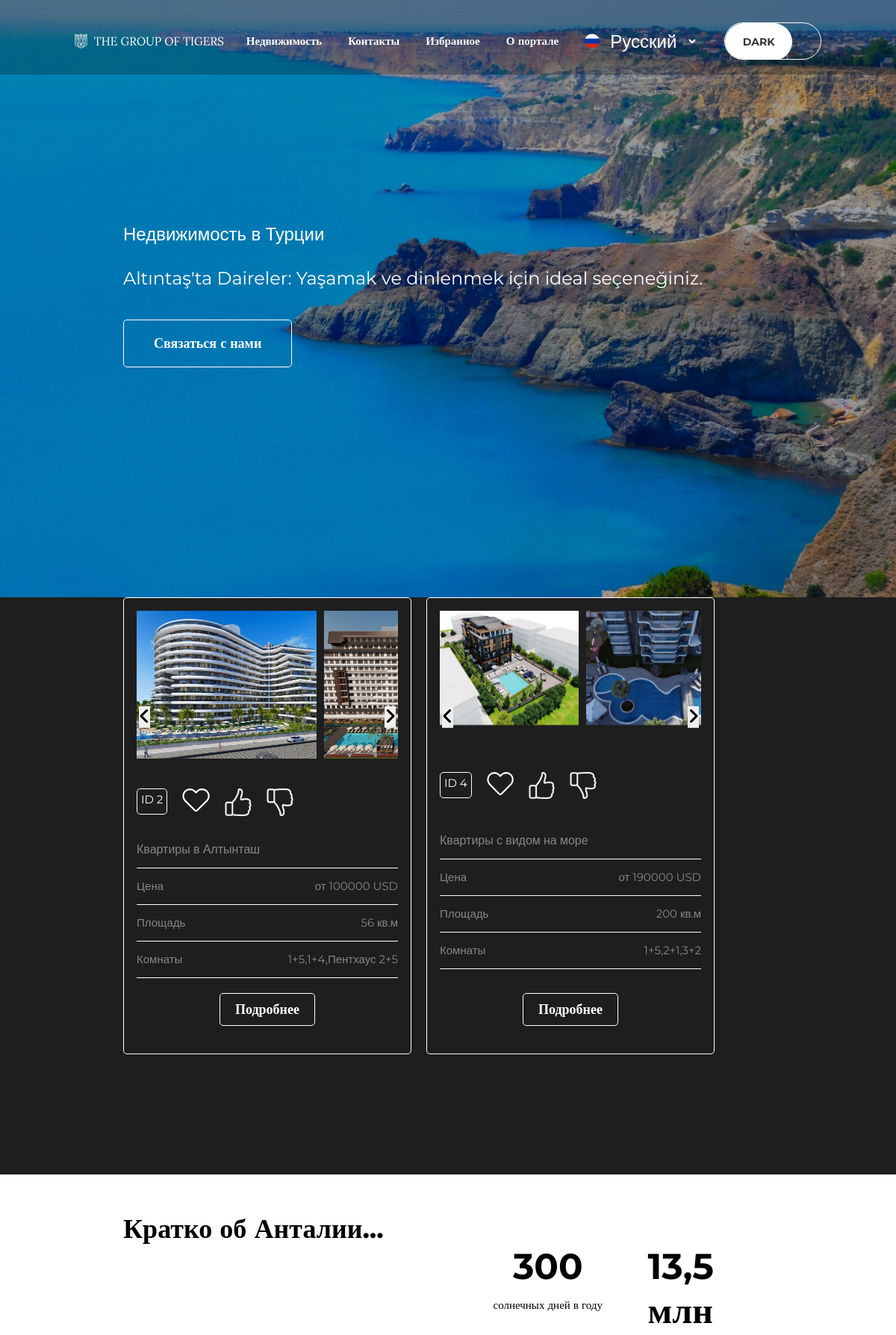
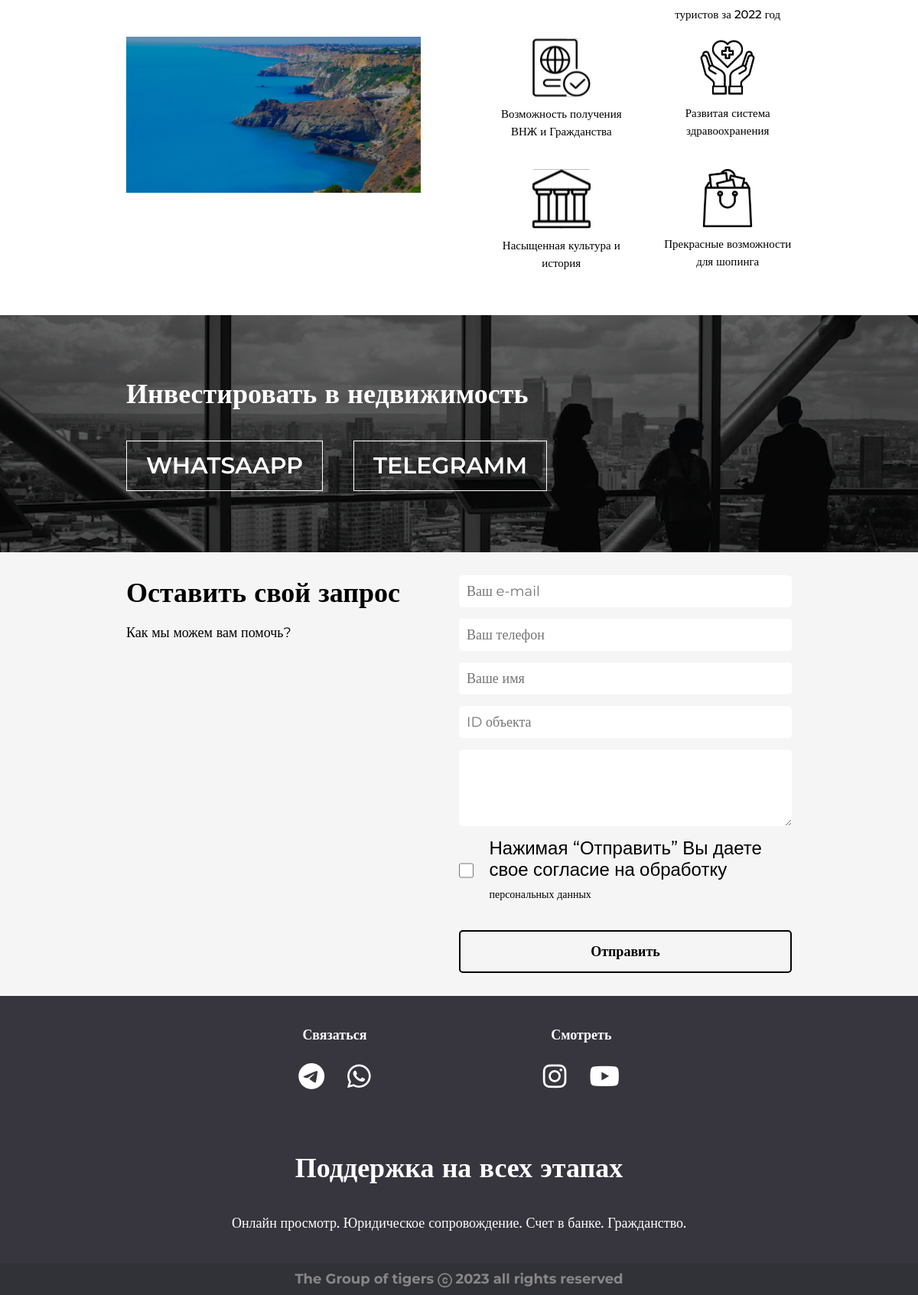
The page /ru/ilan/hot/ on the database its author committed (2 pictures, top to bottom).
### config_site/models.py (models this page shows, shortened)
class Title(models.Model):
    name = models.CharField(
        max_length=255,
        verbose_name="Заголовок",
        help_text="Заголовок страницы",
        unique=True
    )  # заголовок страницы
    def __str__(self):
        return self.name
    class Meta:
        verbose_name = 'Заголовок'
        verbose_name_plural = 'Заголовки'
        db_table = 'title'

class SubTitle(models.Model):
    name = models.CharField(
        max_length=255,
        verbose_name="Заголовок",
        help_text="Заголовок страницы",
        unique=True
    )  # заголовок страницы
    def __str__(self):
        return self.name
    class Meta:
        verbose_name = 'Подзаголовок'
        verbose_name_plural = 'Подзаголовки'
        db_table = 'subtitle'

### ilan/models.py (models this page shows, shortened)
class Image(models.Model):
    image = models.ImageField(
        verbose_name='Изображение',
        help_text='Разрешение изображения должно быть 1920x1080 и выше',
    )
    product = models.ForeignKey(
        Product,
        on_delete=models.PROTECT,
        related_name='images'
    )
    class Meta:
        verbose_name = 'Изображение'
        verbose_name_plural = 'Изображения'

class Product(models.Model):
    title = models.CharField(
        verbose_name="Название (Квартиры с концепцией отеля)",
        max_length=250,
        help_text="Максимум 250 символов",
        unique=True
    )
    description = models.TextField(
        verbose_name="Описание объявления"
    )
    price = models.IntegerField(
        verbose_name="Цена",
        help_text='Максимум 20 символов'
    )
    category = models.ForeignKey(
        Category,
        on_delete=models.PROTECT,
        verbose_name="Категория",
        help_text="Например (Дом).",
    )
    square = models.PositiveSmallIntegerField(
        verbose_name="Площадь",
    )
    rooms = models.ManyToManyField(
        Rooms,
        verbose_name="Комнаты",
    )
    area = models.ForeignKey(
        Area,
        on_delete=models.PROTECT,
        verbose_name="Район (Местонахождения)"
    )
    view = models.ManyToManyField(
        Ip,  # Ip адрес
        verbose_name='View',  # Просмотр
        related_name='view_products',  # related_name='view_products'
        help_text='view count',  # Просмотры
        blank=True,
        null=True,
    )  # View
    created = models.DateTimeField(
        auto_now_add=True,
        verbose_name='Дата создания',
    )  # Дата создания
    updated = models.DateTimeField(
        auto_now=True,
        verbose_name='Дата обновления',
    )  # Дата обновления
    is_active = models.BooleanField(
        default=True,
        verbose_name='Активный',
        help_text='Активный или Скрытый',
    )  # Активный
    slug = models.SlugField(
        max_length=100,  # Максимальная длина 100 символов
        verbose_name='URL',  # URL
        help_text='Max 100 symbols, unique e.g. "alanya-villa-270"',  # URL
        unique=True,
    )  # URL продукта
    top_offer = models.BooleanField(
        help_text="Да/Нет (по умолчанию НЕТ)",
        verbose_name="Топ предложений",
        default=False,
    )
    new_offer = models.BooleanField(
        help_text="Да/Нет (по умолчанию НЕТ)",
        verbose_name="Новые предложения",
        default=False,
    )
    hot_deal = models.BooleanField(
        help_text="Да/Нет (по умолчанию НЕТ)",
        verbose_name="Горячие предложения",
        default=False,
    )
    class Meta:
        verbose_name = 'Объявления'
        verbose_name_plural = 'Объявлении'

### home/models.py (models this page shows)
class Rooms(models.Model):
    title = models.CharField(
        verbose_name="Комнаты в квартире (1+1)",
        max_length=50,
        unique=True,
        help_text="Максимум 50 символов"
    )
    def __str__(self):
        return self.title
    class Meta:
        verbose_name = "Комната"
        verbose_name_plural = "Комнаты"
        db_table = "rooms"

### ilan/views.py (the view)
# urls.py: path('hot/', HotProductListView.as_view(), name="hot_products"),
class HotProductListView(ListView):
    model = Product
    context_object_name = "products"
    template_name = "ilan/index.html"
    def get_context_data(self, *, object_list=None, **kwargs):
        context = super().get_context_data(**kwargs)
        context["products"] = Product.objects.filter(hot_deal=True)
        return context

### templates/ilan/index.html (shortened to what this page needs)
{% extends 'base.html' %}
{% load static %}
{% load i18n %}
{% block content %}
    <div class="sale" id="sale">
        <div class="container">
            <div class="product-grid">
                {% for product in products %}
                    <div class="product-card">
                        <div class="slider owl-carousel" id="slider{{ product.id }}">
                            {% if product.images.all %}
                                {% for image in product.images.all %}
                                    <div>
                                        <img src="{{ image.image.url }}" alt="Product 1" class="image" width="350"
                                             height="290">
                                    </div>
                                {% endfor %}
                            {% endif %}
                        </div>
                        <div class="carousel-nav">
                            <button class="carousel-prev" data-slider="slider{{ product.id }}"><i
                                    class="fa fa-angle-left"></i>
                            </button>
                            <button class="carousel-next" data-slider="slider{{ product.id }}"><i
                                    class="fa fa-angle-right"></i>
                            </button>
                        </div>
                        <ul class="action_product">
                            <li class="id_product">
                                <span>ID&nbsp</span><br>
                                <span>{{ product.id }}</span>
                            </li>
                            <li>
                                <img src="{% static 'img/favorit.svg' %}" onclick="addFavorite({{ product.id }})"
                                     alt="love">
                            </li>
                            <li>
                                <img src="{% static 'img/like.svg' %}" onclick="addLike({{ product.id }})" alt="like">
                            </li>
                            <li>
                                <img src="{% static 'img/dislike.svg' %}" onclick="addDislike({{ product.id }})"
                                     alt="dislike">
                            </li>
                        </ul>
                        <div class="description_product">
                            <div class="description_list">
                                <div class="item-list">
                                    <div class="title-list">{{ product.title }}</div>
                                </div>
                                <div class="item-list">
                                    <div class="price-item">
                                        <ul>
                                            <li>
                                                {% trans 'Цена' %}
                                            </li>
                                            <li>{% trans 'от' %} {{ product.price }} USD</li>
                                        </ul>
                                    </div>
                                </div>
                                <div class="item-list">
                                    <div class="square-item">
                                        <ul>
                                            <li>{% trans 'Площадь' %}</li>
                                            <li>{{ product.square }} {% trans 'кв.м' %}</li>
                                        </ul>
                                    </div>
                                </div>
                                <div class="item-list">
                                    <div class="rooms-list">
                                        <ul>
                                            <li>{% trans 'Комнаты' %}</li>
                                            <li>
                                                <ul>
                                                    {% for room in product.rooms.all %}
                                                        <li>{{ room }}{% if not forloop.last %}, {% endif %}</li>
                                                    {% endfor %}
                                                </ul>
                                            </li>
                                        </ul>
                                    </div>
                                </div>
                            </div>
                        </div>
                        <a href="#" class="btn-more">{% trans 'Подробнее' %}</a>
                    </div>
                {% endfor %}
            </div>
        </div>
    </div>
    <section class="sec2">
        <div class="container">
            <h2 class="aboutSec2">Кратко об Анталии... </h2>
            <div class="sec2Main">
                <div class="sec2Left">
                    <img src="{% static 'img/main.jpg' %}" alt="" class="sec2Content">
                </div>
                <div class="sec2Right">
                    <div class="sec2RightBlock"><h1 class="mainSec2Text">300</h1><h4 class="sec2SomeText">солнечных дней
                        в году</h4></div>
                    <div class="sec2RightBlock"><h1 class="mainSec2Text">13,5 млн</h1><h4 class="sec2SomeText">туристов
                        за 2022 год</h4></div>
                    <div class="sec2RightBlock"><img src="{% static 'img/passport.svg' %}" alt=""
                                                     class="sec2RightBlockPicture"><h4 class="sec2SomeText">Возможность
                        получения ВНЖ и Гражданства</h4></div>
                    <div class="sec2RightBlock"><img src="{% static 'img/health.svg' %}" alt=""
                                                     class="sec2RightBlockPicture"><h4 class="sec2SomeText">Развитая
                        система здравоохранения</h4></div>
                    <div class="sec2RightBlock"><img src="{% static 'img/build.svg' %}" alt=""
                                                     class="sec2RightBlockPicture"><h4 class="sec2SomeText">Насыщенная
                        культура и история</h4></div>
                    <div class="sec2RightBlock"><img src="{% static 'img/shoping.svg' %}" alt=""
                                                     class="sec2RightBlockPicture"><h4 class="sec2SomeText">Прекрасные
                        возможности для шопинга</h4></div>
                </div>
            </div>
        </div>
    </section>
    <section class="sec4">
        <div class="container">
            <h2 class="mainSec4Text">Инвестировать в недвижимость</h2>
            <div class="sec4Buttons">
                <button class="contactButton">WHATSAAPP</button>
                <button class="contactButton">TELEGRAMM</button>
            </div>
        </div>
    </section>
    <section class="sec5">
        <div class="container">
            <div class="sec5main">
                <div class="sec5Left">
                    <div class="sec5MainText">
                        <h1 class="acquire">Оставить свой запрос</h1>
                        <h4 class="otherText">Как мы можем вам помочь?</h4>
                    </div>
                </div>
                <div class="sec5Right">
                    <input type="text" placeholder="Ваш e-mail" name="customer_email" required class="emailInp sec5Inp">
                    <input type="text" placeholder="Ваш телефон" required class="phoneInp sec5Inp">
                    <input type="text" placeholder="Ваше имя" required class="nameInp sec5Inp">
                    <input type="text" placeholder="ID объекта" required class="IDInp sec5Inp">
                    <textarea class="sec5Textarea"></textarea>
                    <div class="agreeingBlock">
                        <input type="checkbox" class="agree">
                        <h4 class="checkText">Нажимая “Отправить” Вы даете свое согласие на обработку
                            <a href="#" class="sec5Link">персональных данных</a></h4>
                    </div>
                    <button class="send">Отправить</button>
                </div>
            </div>
        </div>
    </section>
{% endblock %}

### templates/include/header.html (shortened to what this page needs)
{% load i18n %}
{% load static %}
<header>
    <div class="headerTop">
        <div class="headerTopElements">
            <div class="navLeft">
                <img src="{% static 'img/svg/logo__.svg' %}" alt="" class="logo">
            </div>
            <div class="navRight">
                <ul class="pages">
                    <li class="options"><a href="{% url 'home' %}">{% trans "Недвижимость" %}</a></li>
                    <li class="options"><a href="#">{% trans "Контакты" %}</a></li>
                    <li class="options"><a href="{% url 'favorite' %}">{% trans "Избранное" %}</a></li>
                    <li class="options"><a href="{% url 'about' %}">{% trans "О портале" %}</a></li>
                    <li class="options langOptions">
                        <img src="{% static 'img/flags/ru.svg' %}" alt="ru" width="20px" id="flag">
                        <form action="{% url 'set_language' %}" method="post">{% csrf_token %}
                            <select name="language">
                                {% get_current_language as LANGUAGE_CODE %}
                                {% get_available_languages as LANGUAGES %}
                                {% get_language_info_list for LANGUAGES as languages %}
                                {% for language in languages %}
                                    <option value="{{ language.code }}"{% if language.code == LANGUAGE_CODE %}
                                            selected{% endif %}>
                                        {{ language.name_local }}
                                    </option>
                                {% endfor %}
                            </select>
                        </form>
                    <li class="options">
                        <label><input type="checkbox" class="theme">
                            <span class="forTheme"></span>
                        </label></li>
                </ul>
            </div>
        </div>
    </div>
    <div class="container">
        <div class="headerMain">
            <h2 class="MainText">{{ title }}</h2>
            <h4 class="SomeText">{{ subtitle }}</h4>
            <button class="contactWithUs">{% trans 'Связаться с нами' %}</button>
        </div>
    </div>
</header>

### rows shown on the page
Title: name "Недвижимость в Турции"
SubTitle: name "Altıntaş'ta Daireler: Yaşamak ve dinlenmek için ideal seçeneğiniz."
Product: id "2", title "Квартиры в Алтынташ", price "100000", square "56"
Image: image (picture)
Image: image (picture)
Rooms: title "1+5"
Rooms: title "1+4"
Rooms: title "Пентхаус 2+5"
Product: id "4", title "Квартиры с видом на море", price "190000", square "200"
Image: image (picture)
Image: image (picture)
Rooms: title "2+1"
Rooms: title "3+2"

### other values the page prints
form field language "Русский"
